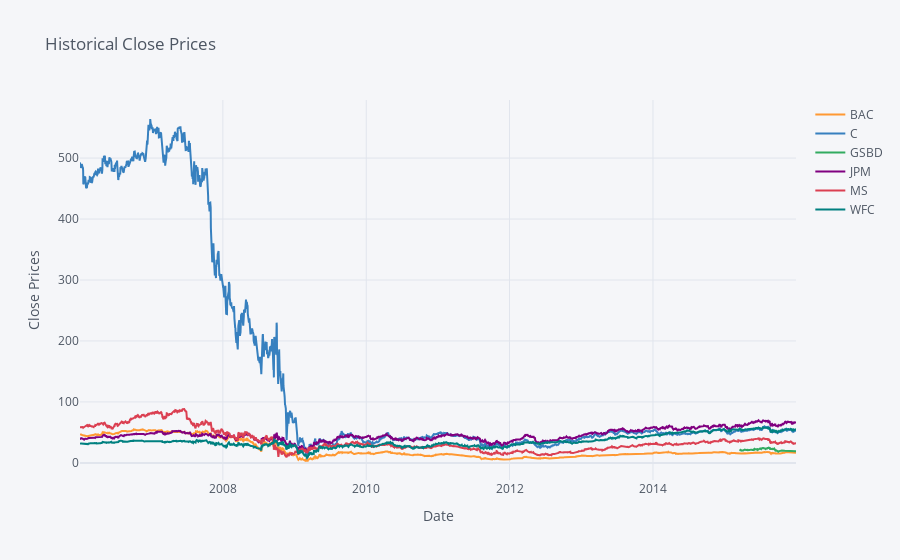

The notebook cell saved with this chart:
### Code cell
#Second way, same as above
from turtle import title
bank_stocks.xs(level='Stock Info', key="Close", axis=1).iplot(width=2.0, xTitle='Date',yTitle='Close Prices',title='Historical Close Prices')

### Figure 1 — Plotly figure (JSON) as saved in the notebook; plotly's stock layout.template omitted (floating-point values rounded to 4 significant figures; data arrays with more than 128 entries replaced by an {"elided": "..."} marker saying what was removed)
{"data": [{"line": {"color": "rgba(255, 153, 51, 1.0)", "dash": "solid", "shape": "linear", "width": 2}, "mode": "lines", "name": "BAC", "text": "", "type": "scatter", "x": {"elided": "2517 str values"}, "y": {"elided": "2517 float values"}}, {"line": {"color": "rgba(55, 128, 191, 1.0)", "dash": "solid", "shape": "linear", "width": 2}, "mode": "lines", "name": "C", "text": "", "type": "scatter", "x": {"elided": "2517 str values"}, "y": {"elided": "2517 float values"}}, {"line": {"color": "rgba(50, 171, 96, 1.0)", "dash": "solid", "shape": "linear", "width": 2}, "mode": "lines", "name": "GSBD", "text": "", "type": "scatter", "x": {"elided": "2517 str values"}, "y": {"elided": "2517 mixed values"}}, {"line": {"color": "rgba(128, 0, 128, 1.0)", "dash": "solid", "shape": "linear", "width": 2}, "mode": "lines", "name": "JPM", "text": "", "type": "scatter", "x": {"elided": "2517 str values"}, "y": {"elided": "2517 float values"}}, {"line": {"color": "rgba(219, 64, 82, 1.0)", "dash": "solid", "shape": "linear", "width": 2}, "mode": "lines", "name": "MS", "text": "", "type": "scatter", "x": {"elided": "2517 str values"}, "y": {"elided": "2517 float values"}}, {"line": {"color": "rgba(0, 128, 128, 1.0)", "dash": "solid", "shape": "linear", "width": 2}, "mode": "lines", "name": "WFC", "text": "", "type": "scatter", "x": {"elided": "2517 str values"}, "y": {"elided": "2517 float values"}}], "layout": {"legend": {"bgcolor": "#F5F6F9", "font": {"color": "#4D5663"}}, "paper_bgcolor": "#F5F6F9", "plot_bgcolor": "#F5F6F9", "title": {"font": {"color": "#4D5663"}, "text": "Historical Close Prices"}, "xaxis": {"gridcolor": "#E1E5ED", "showgrid": true, "tickfont": {"color": "#4D5663"}, "title": {"font": {"color": "#4D5663"}, "text": "Date"}, "zerolinecolor": "#E1E5ED"}, "yaxis": {"gridcolor": "#E1E5ED", "showgrid": true, "tickfont": {"color": "#4D5663"}, "title": {"font": {"color": "#4D5663"}, "text": "Close Prices"}, "zerolinecolor": "#E1E5ED"}}}
